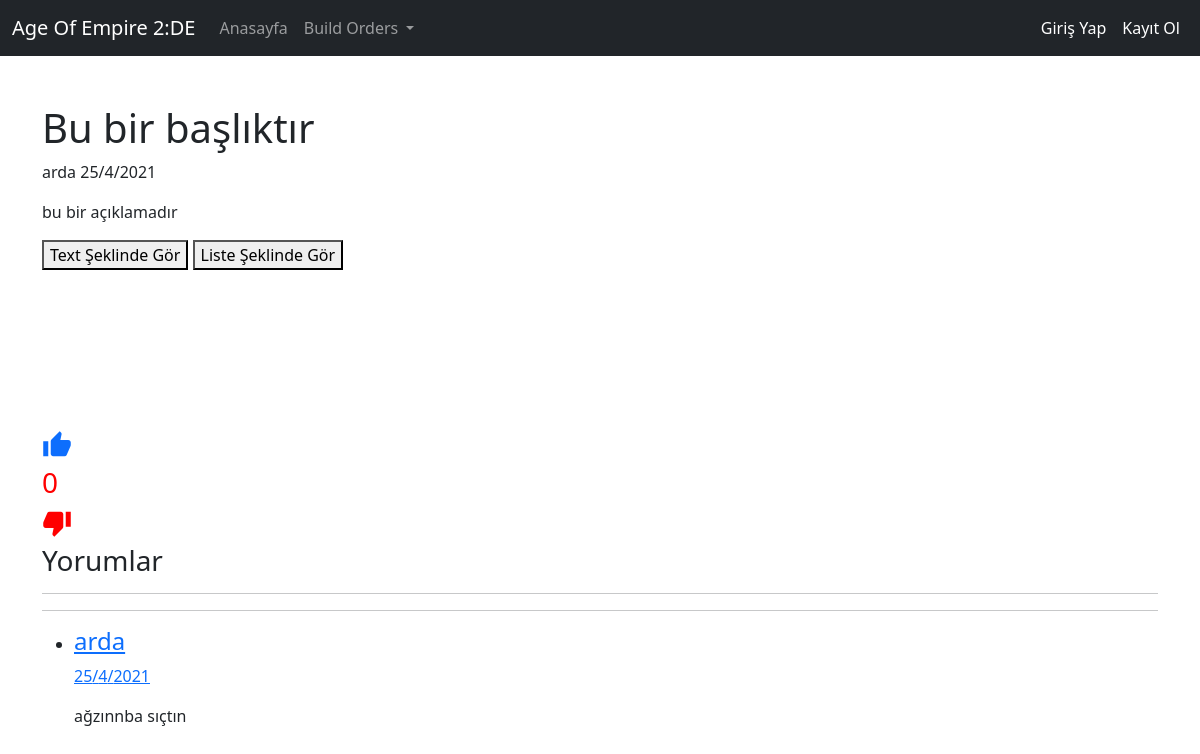
The app's page /builds/4/ with its own data.
### builds/models.py (models this page shows, shortened)
class Buildorders(models.Model):
    writer= models.CharField(max_length=30,verbose_name='Yazar')
    username=models.ForeignKey(settings.AUTH_USER_MODEL, on_delete= models.CASCADE,verbose_name='Kullanıcı Adı')
    headline= models.CharField(max_length=40,verbose_name='Başlık')
    buildorder= models.TextField(verbose_name='Build Order',default=" ",blank=bool)
    pub_date= models.DateTimeField(auto_now= True,verbose_name='Yayınlanma Tarihi')
    explanation=models.CharField(max_length=100,verbose_name='Açıklama')
    age=models.CharField(max_length=40,verbose_name='Çağ')
    vote=models.IntegerField(verbose_name='Oy')
    approved=models.BooleanField(default="False",verbose_name='Onay')
    build_list=models.CharField(max_length=1000,verbose_name='Liste şeklinde',default="")

class comments(models.Model):
    pub_date=models.DateTimeField(auto_now=True,verbose_name='Yayınlanma Tarihi')
    comid= models.ForeignKey(Buildorders ,on_delete=models.CASCADE,verbose_name="Build Order'ın No")
    comtext=models.TextField(verbose_name='Yorum')
    comuser=models.ForeignKey(settings.AUTH_USER_MODEL, on_delete= models.CASCADE,verbose_name='Yorumu Yapan Kullanıcı')
    approved=models.BooleanField(default="False",verbose_name="Onay")

### builds/views.py (the view)
# urls.py: path('<int:build_id>/', views.detail, name='detail'),
def detail(request,build_id):
    if Buildorders.objects.filter(pk=build_id).exists():
        if Buildorders.objects.filter(pk=build_id)[0].approved:
            build_list_raw=Buildorders.objects.filter(pk=build_id)[0].build_list
            build_list_raw.split("&",)
            build_list=[]
            for i in build_list_raw.split("&",):
                if i=='&' or i=="":
                   continue
                else :
                    build_list.append(i)
            if request.method=='POST':
                current=Buildorders.objects.filter(pk=build_id).first()
                add_comment=comments(comuser_id=request.user.id,comtext=request.POST['comment'],comid=current)
                add_comment.save()
                return redirect('builds:detail',build_id=build_id)
            else:
                key=0
                comments1=comments.objects.filter(comid=build_id,approved=True)
                build = get_object_or_404(Buildorders, pk=build_id)
                if request.user.is_authenticated:
                    key=2
                    if build.username_id ==request.user.id:
                        key=1
            return render(request,'builds/builddetail.html',{'build':build,'key':key,'comments':comments1,'build_list':build_list})
        else:
            messages.error(request,'Böyle Bir Buildorder Yok')
            return redirect('builds:index')
    else:
        messages.error(request,'Böyle Bir Buildorder Yok')
        return redirect('builds:index')

### templates/builds/builddetail.html (shortened to what this page needs)
{% extends "layout.html" %}
{% block layin %}
<br>
<br>
<article class="uk-article">
    <h1 class="uk-article-title">{{build.headline}}</h1>
    <p class="uk-article-meta">{{build.writer}} {{build.pub_date.day}}/{{build.pub_date.month}}/{{build.pub_date.year}}</p>
    <p class="uk-text-lead">{{build.explanation}}</p>
    <p uk-margin>
    <button class="uk-button uk-button-default" uk-toggle="target: #texttype" type="button" aria-expanded="false">Text Şeklinde  Gör</button>
    <button class="uk-button uk-button-default" uk-toggle="target: #listtype" type="button" aria-expanded="false">Liste Şeklinde Gör</button>
    </p>
    <br><br><br><br><br><br>
    <div class="uk-grid-small uk-child-width-auto" uk-grid>
        <div>
            <a href="{% url 'builds:voteplus' build.id%}"><span class="material-icons " style="font-size:30px">
            </span></a>
        </div>
        <div>
            {% if build.vote > 0 %}
            <h3 style="color:green">{{build.vote}}</h3>
            {% else %}
            <h3 style="color:red">{{build.vote}}</h3>
            {% endif %}
        </div>
        <div>
            <a href="{% url 'builds:voteminus' build.id%}"><span class="material-icons " style="font-size:30px;color:red">
          </span></a>
        </div>
    </div>
</article>
<h3>Yorumlar</h3>
<hr>
<hr>
<ul class="uk-comment-list">
  {% for comment in comments %}
    <li>
        <article class="uk-comment uk-visible-toggle" tabindex="-1">
            <header class="uk-comment-header uk-position-relative">
                <div class="uk-grid-medium uk-flex-middle" uk-grid>
                    <div class="uk-width-expand">
                        <h4 class="uk-comment-title uk-margin-remove"><a class="uk-link-reset" href="#">{{comment.comuser.username}}</a></h4>
                        <p class="uk-comment-meta uk-margin-remove-top"><a class="uk-link-reset" href="#">{{comment.pub_date.day}}/{{comment.pub_date.month}}/{{comment.pub_date.year}}</a></p>
                    </div>
                </div>
            </header>
            <div class="uk-comment-body">
                <p>{{comment.comtext}}</p>
            </div>
        </article>
    </li>
     {% endfor %}
</ul>
<br>
<br>
  {% endblock layin %}

### templates/layout.html (shortened to what this page needs)
<!DOCTYPE html>
{%load static%}
<html lang="en">
<head>
    <link href="https://cdn.jsdelivr.net/npm/bootstrap@5.0.0-beta3/dist/css/bootstrap.min.css" rel="stylesheet">
    <link rel="stylesheet" href="https://cdn.jsdelivr.net/npm/uikit@3.6.20/dist/css/uikit.min.css" />
</head>
<body>
    {% include "includes/navbar.html" %}
    <div class="container">
    {% block layin %}
    {% endblock layin %}
    </div>
</body>
</html>

### templates/includes/navbar.html (shortened to what this page needs)
<nav class="navbar navbar-expand-md navbar-dark bg-dark mb-4" style="margin-bottom:unset !important;">
  <div class="container-fluid">
    <a class="navbar-brand" href="/">Age Of Empire 2:DE</a>
    <div class="collapse navbar-collapse" id="navbarCollapse">
      <ul class="navbar-nav me-auto">
        <li class="nav-item ">
          <a class="nav-link" aria-current="page" href="/">Anasayfa</a>
        </li>
        <li class="nav-item dropdown">
          <a class="nav-link dropdown-toggle" href="#" id="navbarDropdown" role="button" data-bs-toggle="dropdown" aria-expanded="false">
            Build Orders
          </a>
          </ul>
        <ul class="navbar-nav ml-auto" style="margin-top:auto">
      {% if user.is_authenticated %}
       <li class="nav-item dropdown">
          <a class="nav-link dropdown-toggle" href="#" id="navbarDropdown" role="button" data-bs-toggle="dropdown" aria-expanded="false">
            Hesabım
          </a>
          <ul class="dropdown-menu" aria-labelledby="navbarDropdown">
            <li><a class="dropdown-item" href="/account">Hesap Ayarları</a></li>
              <li><a class="dropdown-item" href="/builds/mybuildorders">Build Orderlarım</a></li>
        </ul>
        <li class="nav-item">
          <a class="nav-link active" href="/logout" >Çıkış Yap</a>
        </li>
      {% else %}
        <li class="nav-item">
          <a class="nav-link active" href="/login" >Giriş Yap</a>
        </li>
        <li class="nav-item">
          <a class="nav-link active" href="/register" >Kayıt Ol</a>
        </li>
      {% endif %}
      </ul>
    </div>
  </div>
</nav>

### records on screen
Buildorders: headline "Bu bir başlıktır", writer "arda", pub_date.day "25", pub_date.month "4", pub_date.year "2021", explanation "bu bir açıklamadır", vote "0"
comments: comuser.username "arda", pub_date.day "25", pub_date.month "4", pub_date.year "2021", comtext "ağzınnba sıçtın"
